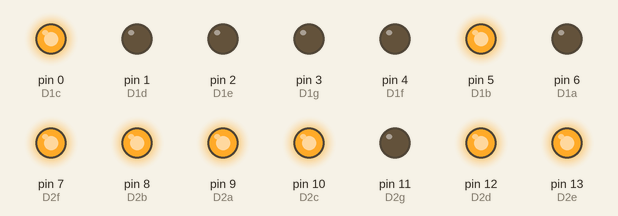
Recording of a sketch running on a simulated Arduino Uno, built with avr-gcc and run on an emulated ATmega328P. Shown: output pins drawn as LEDs (lit = HIGH).

Above: at 10.1 s.
At 13.1 s:
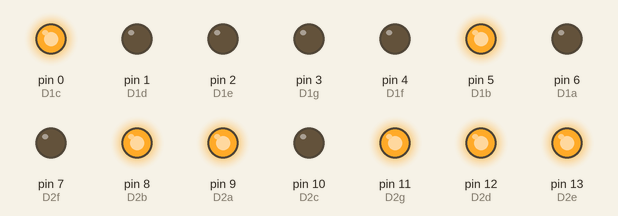
At 17.1 s:
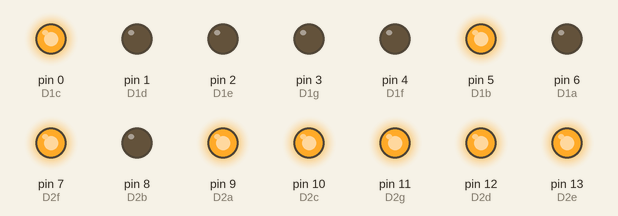
At 24.1 s:
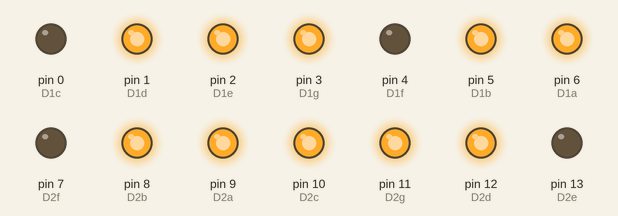
At 31.1 s:
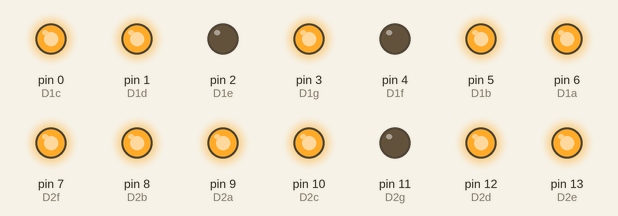
At 39.1 s:
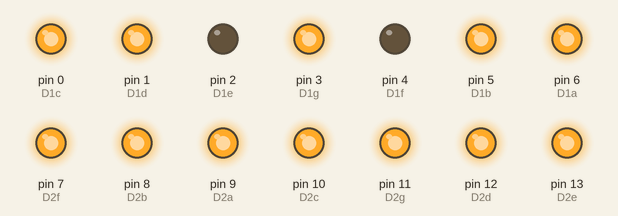
Timing chart, 0 to 40.0 s (numbered marks = the images above):
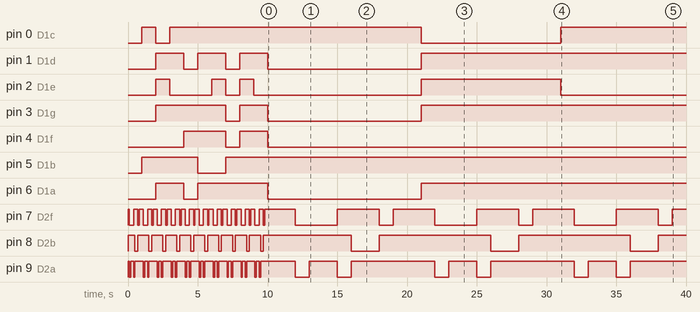

Measured:
- by itself, pin 0 (D1c): goes HIGH 1.0 s, LOW 1.0 s, HIGH 18.0 s, LOW 10.0 s, then HIGH
- by itself, pin 1 (D1d): repeats every 3.0 s: LOW 1.0 s, HIGH 2.0 s
- by itself, pin 2 (D1e): LOW → HIGH at 2.0 s, → LOW 1.0 s later, → HIGH 3.0 s later, → LOW 1.0 s later, … (8 changes in this stretch)
- by itself, pin 3 (D1g): goes HIGH 5.0 s, LOW 1.0 s, HIGH 2.0 s, LOW 11.0 s, then HIGH
- by itself, pin 4 (D1f): LOW → HIGH at 4.0 s, → LOW 3.0 s later, → HIGH 1.0 s later, → LOW 2.0 s later
- by itself, pin 5 (D1b): LOW → HIGH at 1.0 s, → LOW 4.0 s later, → HIGH 2.0 s later
- by itself, pin 6 (D1a): goes HIGH 2.0 s, LOW 1.0 s, HIGH 5.0 s, LOW 11.0 s, then HIGH
- by itself, pin 7 (D2f): LOW → HIGH at 0.00 s, → LOW 0.10 s later, → HIGH 0.30 s later, → LOW 0.30 s later, … (53 changes in this stretch)

The sketch:

0to99timer_2.ino
```cpp
#define D1c 0
#define D1d 1
#define D1e 2
#define D1g 3
#define D1f 4
#define D1b 5
#define D1a 6
#define D2f 7
#define D2b 8
#define D2a 9
#define D2c 10
#define D2g 11
#define D2d 12
#define D2e 13

int onesCount = 0;//onesCount integer for 0-9 increment
int tensCount = 1;//onesCount integer for 0-9 increment

void setup(){
  for (int i = 0; i <= 13; i++)
    pinMode(i, OUTPUT); //Set all pins from 0 to 13 as OUTPUT
}

void loop(){
  if (onesCount < 10){
    tenths();
    ones();
  }

  if (onesCount == 10){
    digitalWrite(D1a, LOW);
    digitalWrite(D1b, HIGH);
    digitalWrite(D1c, HIGH);
    digitalWrite(D1d, LOW);
    digitalWrite(D1e, LOW);
    digitalWrite(D1f, LOW);
    digitalWrite(D1g, LOW);

    digitalWrite(D2a, HIGH);
    digitalWrite(D2b, HIGH);
    digitalWrite(D2c, HIGH);
    digitalWrite(D2d, HIGH);
    digitalWrite(D2e, HIGH);
    digitalWrite(D2f, HIGH);
    digitalWrite(D2g, LOW);
    delay(1000);
    onesCount++;
  }

  if (onesCount > 10){
    greaterOnes();
    greaterTens();
  }

  if (tensCount == 10){
    onesCount = 0;
    tensCount = 1;
  }

}

void tenths() {
  digitalWrite(D2a, HIGH);
  digitalWrite(D2b, HIGH);
  digitalWrite(D2c, HIGH);
  digitalWrite(D2d, HIGH);
  digitalWrite(D2e, HIGH);
  digitalWrite(D2f, HIGH);
  digitalWrite(D2g, LOW);
  delay (100);
  digitalWrite(D2a, LOW);
  digitalWrite(D2b, HIGH);
  digitalWrite(D2c, HIGH);
  digitalWrite(D2d, LOW);
  digitalWrite(D2e, LOW);
  digitalWrite(D2f, LOW);
  digitalWrite(D2g, LOW);
  delay(100);
  digitalWrite(D2a, HIGH);
  digitalWrite(D2b, HIGH);
  digitalWrite(D2c, LOW);
  digitalWrite(D2d, HIGH);
  digitalWrite(D2e, HIGH);
  digitalWrite(D2f, LOW);
  digitalWrite(D2g, HIGH);
  delay(100);
  digitalWrite(D2a, HIGH);
  digitalWrite(D2b, HIGH);
  digitalWrite(D2c, HIGH);
  digitalWrite(D2d, HIGH);
  digitalWrite(D2e, LOW);
  digitalWrite(D2f, LOW);
  digitalWrite(D2g, HIGH);
  delay(100);
  digitalWrite(D2a, LOW);
  digitalWrite(D2b, HIGH);
  digitalWrite(D2c, HIGH);
  digitalWrite(D2d, LOW);
  digitalWrite(D2e, LOW);
  digitalWrite(D2f, HIGH);
  digitalWrite(D2g, HIGH);
  delay(100);
  digitalWrite(D2a, HIGH);
  digitalWrite(D2b, LOW);
  digitalWrite(D2c, HIGH);
  digitalWrite(D2d, HIGH);
  digitalWrite(D2e, LOW);
  digitalWrite(D2f, HIGH);
  digitalWrite(D2g, HIGH);
  delay(100);
  digitalWrite(D2a, HIGH);
  digitalWrite(D2b, LOW);
  digitalWrite(D2c, HIGH);
  digitalWrite(D2d, HIGH);
  digitalWrite(D2e, HIGH);
  digitalWrite(D2f, HIGH);
  digitalWrite(D2g, HIGH);
  delay(100);
  digitalWrite(D2a, HIGH);
  digitalWrite(D2b, HIGH);
  digitalWrite(D2c, HIGH);
  digitalWrite(D2d, LOW);
  digitalWrite(D2e, LOW);
  digitalWrite(D2f, LOW);
  digitalWrite(D2g, LOW);
  delay(100);
  digitalWrite(D2a, HIGH);
  digitalWrite(D2b, HIGH);
  digitalWrite(D2c, HIGH);
  digitalWrite(D2d, HIGH);
  digitalWrite(D2e, HIGH);
  digitalWrite(D2f, HIGH);
  digitalWrite(D2g, HIGH);
  delay(100);
  digitalWrite(D2a, HIGH);
  digitalWrite(D2b, HIGH);
  digitalWrite(D2c, HIGH);
  digitalWrite(D2d, HIGH);
  digitalWrite(D2e, LOW);
  digitalWrite(D2f, HIGH);
  digitalWrite(D2g, HIGH);
  delay(100);
  onesCount++;
}

void ones() {
  if (onesCount == 0){
    digitalWrite(D1a, HIGH);
    digitalWrite(D1b, HIGH);
    digitalWrite(D1c, HIGH);
    digitalWrite(D1d, HIGH);
    digitalWrite(D1e, HIGH);
    digitalWrite(D1f, HIGH);
    digitalWrite(D1g, LOW);
}

  if (onesCount == 1){
    digitalWrite(D1a, LOW);
    digitalWrite(D1b, HIGH);
    digitalWrite(D1c, HIGH);
    digitalWrite(D1d, LOW);
    digitalWrite(D1e, LOW);
    digitalWrite(D1f, LOW);
    digitalWrite(D1g, LOW);
  }

  if (onesCount == 2){
    digitalWrite(D1a, HIGH);
    digitalWrite(D1b, HIGH);
    digitalWrite(D1c, LOW);
    digitalWrite(D1d, HIGH);
    digitalWrite(D1e, HIGH);
    digitalWrite(D1f, LOW);
    digitalWrite(D1g, HIGH);
  }

  if (onesCount == 3){
    digitalWrite(D1a, HIGH);
    digitalWrite(D1b, HIGH);
    digitalWrite(D1c, HIGH);
    digitalWrite(D1d, HIGH);
    digitalWrite(D1e, LOW);
    digitalWrite(D1f, LOW);
    digitalWrite(D1g, HIGH);
  }

  if (onesCount == 4){
    digitalWrite(D1a, LOW);
    digitalWrite(D1b, HIGH);
    digitalWrite(D1c, HIGH);
    digitalWrite(D1d, LOW);
    digitalWrite(D1e, LOW);
    digitalWrite(D1f, HIGH);
    digitalWrite(D1g, HIGH);
  }

  if (onesCount == 5){
    digitalWrite(D1a, HIGH);
    digitalWrite(D1b, LOW);
    digitalWrite(D1c, HIGH);
    digitalWrite(D1d, HIGH);
    digitalWrite(D1e, LOW);
    digitalWrite(D1f, HIGH);
    digitalWrite(D1g, HIGH);
  }

  if (onesCount == 6){
    digitalWrite(D1a, HIGH);
    digitalWrite(D1b, LOW);
    digitalWrite(D1c, HIGH);
    digitalWrite(D1d, HIGH);
    digitalWrite(D1e, HIGH);
    digitalWrite(D1f, HIGH);
    digitalWrite(D1g, HIGH);
  }

  if (onesCount == 7){
    digitalWrite(D1a, HIGH);
    digitalWrite(D1b, HIGH);
    digitalWrite(D1c, HIGH);
    digitalWrite(D1d, LOW);
    digitalWrite(D1e, LOW);
    digitalWrite(D1f, LOW);
    digitalWrite(D1g, LOW);
  }

  if (onesCount == 8){
    digitalWrite(D1a, HIGH);
    digitalWrite(D1b, HIGH);
    digitalWrite(D1c, HIGH);
    digitalWrite(D1d, HIGH);
    digitalWrite(D1e, HIGH);
    digitalWrite(D1f, HIGH);
    digitalWrite(D1g, HIGH);
  }

  if (onesCount == 9){
    digitalWrite(D1a, HIGH);
    digitalWrite(D1b, HIGH);
    digitalWrite(D1c, HIGH);
    digitalWrite(D1d, HIGH);
    digitalWrite(D1e, LOW);
    digitalWrite(D1f, HIGH);
    digitalWrite(D1g, HIGH);
  }
}

void greaterOnes(){
  digitalWrite(D2a, HIGH);
  digitalWrite(D2b, HIGH);
  digitalWrite(D2c, HIGH);
  digitalWrite(D2d, HIGH);
  digitalWrite(D2e, HIGH);
  digitalWrite(D2f, HIGH);
  digitalWrite(D2g, LOW);
  delay (1000);
  digitalWrite(D2a, LOW);
  digitalWrite(D2b, HIGH);
  digitalWrite(D2c, HIGH);
  digitalWrite(D2d, LOW);
  digitalWrite(D2e, LOW);
  digitalWrite(D2f, LOW);
  digitalWrite(D2g, LOW);
  delay(1000);
  digitalWrite(D2a, HIGH);
  digitalWrite(D2b, HIGH);
  digitalWrite(D2c, LOW);
  digitalWrite(D2d, HIGH);
  digitalWrite(D2e, HIGH);
  digitalWrite(D2f, LOW);
  digitalWrite(D2g, HIGH);
  delay(1000);
  digitalWrite(D2a, HIGH);
  digitalWrite(D2b, HIGH);
  digitalWrite(D2c, HIGH);
  digitalWrite(D2d, HIGH);
  digitalWrite(D2e, LOW);
  digitalWrite(D2f, LOW);
  digitalWrite(D2g, HIGH);
  delay(1000);
  digitalWrite(D2a, LOW);
  digitalWrite(D2b, HIGH);
  digitalWrite(D2c, HIGH);
  digitalWrite(D2d, LOW);
  digitalWrite(D2e, LOW);
  digitalWrite(D2f, HIGH);
  digitalWrite(D2g, HIGH);
  delay(1000);
  digitalWrite(D2a, HIGH);
  digitalWrite(D2b, LOW);
  digitalWrite(D2c, HIGH);
  digitalWrite(D2d, HIGH);
  digitalWrite(D2e, LOW);
  digitalWrite(D2f, HIGH);
  digitalWrite(D2g, HIGH);
  delay(1000);
  digitalWrite(D2a, HIGH);
  digitalWrite(D2b, LOW);
  digitalWrite(D2c, HIGH);
  digitalWrite(D2d, HIGH);
  digitalWrite(D2e, HIGH);
  digitalWrite(D2f, HIGH);
  digitalWrite(D2g, HIGH);
  delay(1000);
  digitalWrite(D2a, HIGH);
  digitalWrite(D2b, HIGH);
  digitalWrite(D2c, HIGH);
  digitalWrite(D2d, LOW);
  digitalWrite(D2e, LOW);
  digitalWrite(D2f, LOW);
  digitalWrite(D2g, LOW);
  delay(1000);
  digitalWrite(D2a, HIGH);
  digitalWrite(D2b, HIGH);
  digitalWrite(D2c, HIGH);
  digitalWrite(D2d, HIGH);
  digitalWrite(D2e, HIGH);
  digitalWrite(D2f, HIGH);
  digitalWrite(D2g, HIGH);
  delay(1000);
  digitalWrite(D2a, HIGH);
  digitalWrite(D2b, HIGH);
  digitalWrite(D2c, HIGH);
  digitalWrite(D2d, HIGH);
  digitalWrite(D2e, LOW);
  digitalWrite(D2f, HIGH);
  digitalWrite(D2g, HIGH);
  delay(1000);
  tensCount++;

}

void greaterTens(){
  if (tensCount == 1){
    digitalWrite(D1a, LOW);
    digitalWrite(D1b, HIGH);
    digitalWrite(D1c, HIGH);
    digitalWrite(D1d, LOW);
    digitalWrite(D1e, LOW);
    digitalWrite(D1f, LOW);
    digitalWrite(D1g, LOW);
  }

  if (tensCount == 2){
    digitalWrite(D1a, HIGH);
    digitalWrite(D1b, HIGH);
    digitalWrite(D1c, LOW);
    digitalWrite(D1d, HIGH);
    digitalWrite(D1e, HIGH);
    digitalWrite(D1f, LOW);
    digitalWrite(D1g, HIGH);
  }

  if (tensCount == 3){
    digitalWrite(D1a, HIGH);
    digitalWrite(D1b, HIGH);
    digitalWrite(D1c, HIGH);
    digitalWrite(D1d, HIGH);
    digitalWrite(D1e, LOW);
    digitalWrite(D1f, LOW);
    digitalWrite(D1g, HIGH);
  }

  if (tensCount == 4){
    digitalWrite(D1a, LOW);
    digitalWrite(D1b, HIGH);
    digitalWrite(D1c, HIGH);
    digitalWrite(D1d, LOW);
    digitalWrite(D1e, LOW);
    digitalWrite(D1f, HIGH);
    digitalWrite(D1g, HIGH);
  }

  if (tensCount == 5){
    digitalWrite(D1a, HIGH);
    digitalWrite(D1b, LOW);
    digitalWrite(D1c, HIGH);
    digitalWrite(D1d, HIGH);
    digitalWrite(D1e, LOW);
    digitalWrite(D1f, HIGH);
    digitalWrite(D1g, HIGH);
  }

  if (tensCount == 6){
    digitalWrite(D1a, HIGH);
    digitalWrite(D1b, LOW);
    digitalWrite(D1c, HIGH);
    digitalWrite(D1d, HIGH);
    digitalWrite(D1e, HIGH);
    digitalWrite(D1f, HIGH);
    digitalWrite(D1g, HIGH);
  }

  if (tensCount == 7){
    digitalWrite(D1a, HIGH);
    digitalWrite(D1b, HIGH);
    digitalWrite(D1c, HIGH);
    digitalWrite(D1d, LOW);
    digitalWrite(D1e, LOW);
    digitalWrite(D1f, LOW);
    digitalWrite(D1g, LOW);
  }

  if (tensCount == 8){
    digitalWrite(D1a, HIGH);
    digitalWrite(D1b, HIGH);
    digitalWrite(D1c, HIGH);
    digitalWrite(D1d, HIGH);
    digitalWrite(D1e, HIGH);
    digitalWrite(D1f, HIGH);
    digitalWrite(D1g, HIGH);
  }

  if (tensCount == 9){
    digitalWrite(D1a, HIGH);
    digitalWrite(D1b, HIGH);
    digitalWrite(D1c, HIGH);
    digitalWrite(D1d, HIGH);
    digitalWrite(D1e, LOW);
    digitalWrite(D1f, HIGH);
    digitalWrite(D1g, HIGH);
  }
}
```
